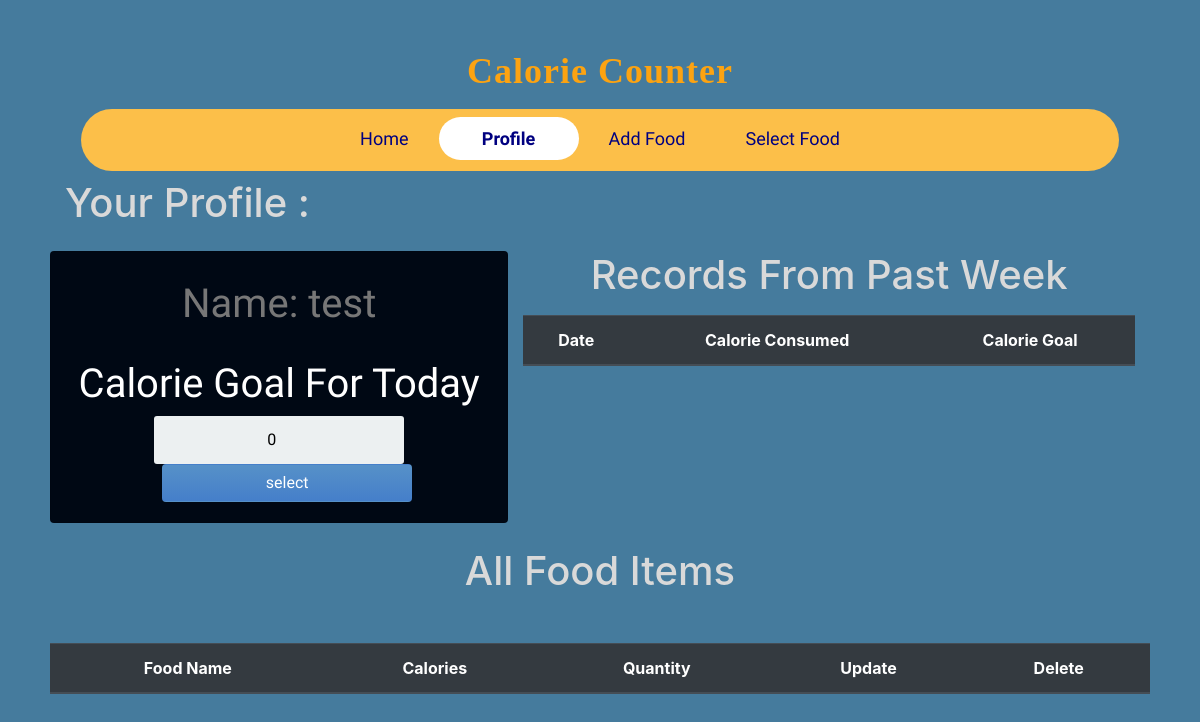
The page /profile/ (signed in) on the database as committed earlier.
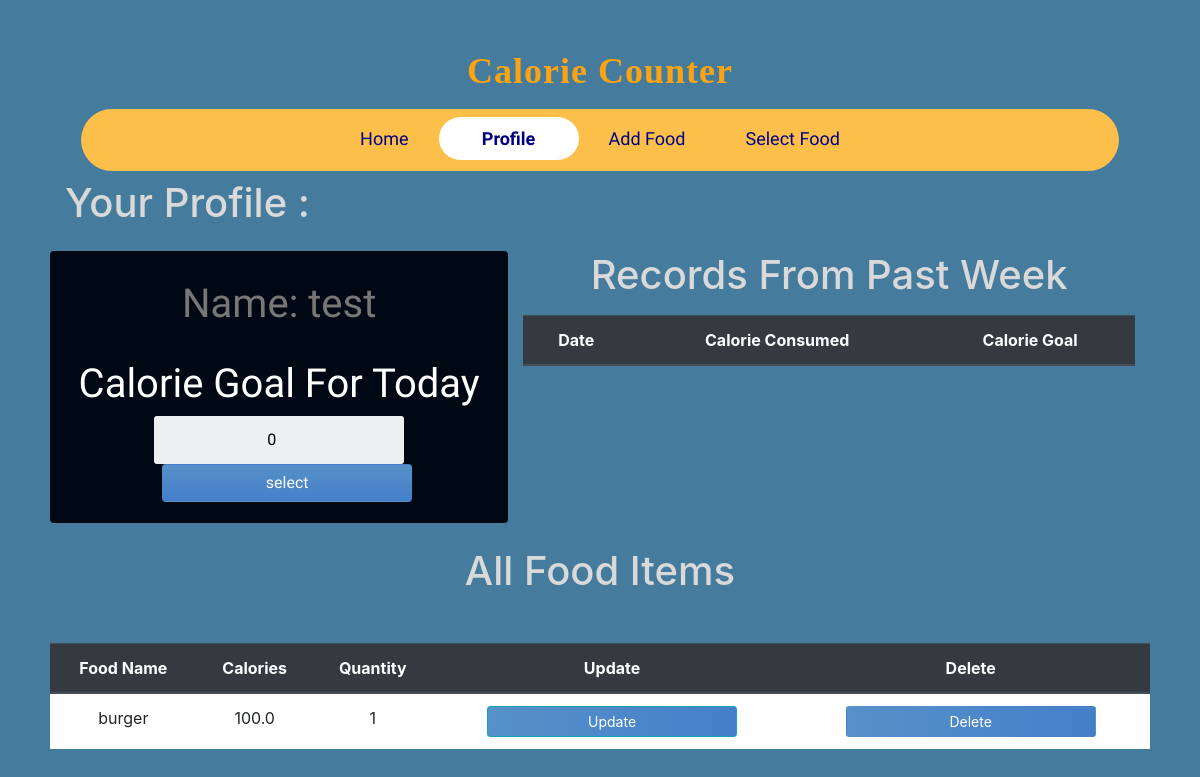
The same page on the database as committed later.
### calories_app/models.py (models this page shows, shortened)
class Profile(models.Model):
	person_of = models.ForeignKey(User,null=True,on_delete=models.CASCADE)
	calorie_count = models.FloatField(default=0,null=True,blank=True)
	food_selected = models.ForeignKey(Food,on_delete=models.CASCADE,null=True,blank=True)
	quantity = models.FloatField(default=0)
	total_calorie = models.FloatField(default=0,null=True)
	date = models.DateField(auto_now_add = True)
	calorie_goal = models.PositiveIntegerField(default=0)
	all_food_selected_today = models.ManyToManyField(Food,through='PostFood',related_name='inventory')

class Food(models.Model):
	name = models.CharField(max_length=200 ,null=False)
	quantity = models.PositiveIntegerField(null=False,default=0)
	calorie = models.FloatField(null=False,default=0)
	person_of = models.ForeignKey(User,null=True,on_delete=models.CASCADE)
	def __str__(self):
		return self.name

### calories_app/views.py (the view)
# urls.py: path('profile/',ProfilePage,name='profile'),
@login_required
def ProfilePage(request):
	person = Profile.objects.filter(person_of=request.user).last()
	food_items = Food.objects.filter(person_of=request.user)
	form = ProfileForm(instance=person)
	if request.method == 'POST':
		form = ProfileForm(request.POST,instance=person)
		if form.is_valid():
			form.save()
			return redirect('profile')
	else:
		form = ProfileForm(instance=person)
	some_day_last_week = timezone.now().date() -timedelta(days=7)
	records=Profile.objects.filter(date__gte=some_day_last_week,date__lt=timezone.now().date(),person_of=request.user)
	context = {'form':form,'food_items':food_items,'records':records}
	print(context)
	return render(request, 'profile.html',context)

### calories_app/forms.py
class ProfileForm(forms.ModelForm):
	class Meta:
		model = Profile
		fields = ('calorie_goal',)

### templates/profile.html (shortened to what this page needs)
{% extends 'base.html' %}
{% block content %}
<div class="container-fluid">
    <h1 class="" style="color: #d9d9d9;">Your Profile :</h1>
        <div class="row mt-4 mb-4">
            <div class="col-lg-5 card card-body" style="background-color: #000814;">
            <div class="app-title">
                <h1 class="text-center mt-2">Name: {{ request.user }} </h1>
            </div>
            <form method="POST" action="" class="login-form pt-4">
                {% for field in form %}
                <h1>Calorie Goal For Today</h1>
                {{ field }}
                {% endfor %}
                <input class="btn login_btn profile-submit ml-3" style="background-color: #fca311" type="submit" value="select">
            </form>
        </div>
        <div class="col-lg-7">
        <h1 class="text-center pb-2" style="color: #d9d9d9;">Records From Past Week</h1>
        <table class="table text-center">
            <thead class="thead-dark">
                <tr>
                    <th scope="col">Date</th>
                    <th scope="col">Calorie Consumed</th>
                    <th scope="col">Calorie Goal</th>
                </tr>
            </thead>
        </table>
    </div>
     </div>
    <h1 class="text-center" style="color: #d9d9d9;">All Food Items</h1>
     <div class="row mt-5">
      <table class="table text-center">
            <thead class="thead-dark">
                <tr>
                    <th scope="col">Food Name</th>
                    <th scope="col">Calories</th>
                    <th scope="col">Quantity</th>
                    <th scope="col">Update</th>
                    <th scope="col">Delete</th>
                </tr>
            </thead>
            <tbody>
                {% for food in food_items %}
                <tr>
                    <td>{{ food.name }}</td>
                    <td>{{ food.calorie }}</td>
                    <td>{{ food.quantity }}</td>
                    <td><a class="btn btn-sm btn-info" href="{% url 'update_food' food.id %}">Update</a></td>
                    <td><a class="btn btn-sm " href="{% url 'delete_food' food.id %}">Delete</a></td>
                </tr>
                {% endfor %}
            </tbody>
        </table>
    </div>
</div>
{% endblock content %}

Rows that differ between the two databases and show on the page:
added Food: name "burger", calorie "100.0", quantity "1"
